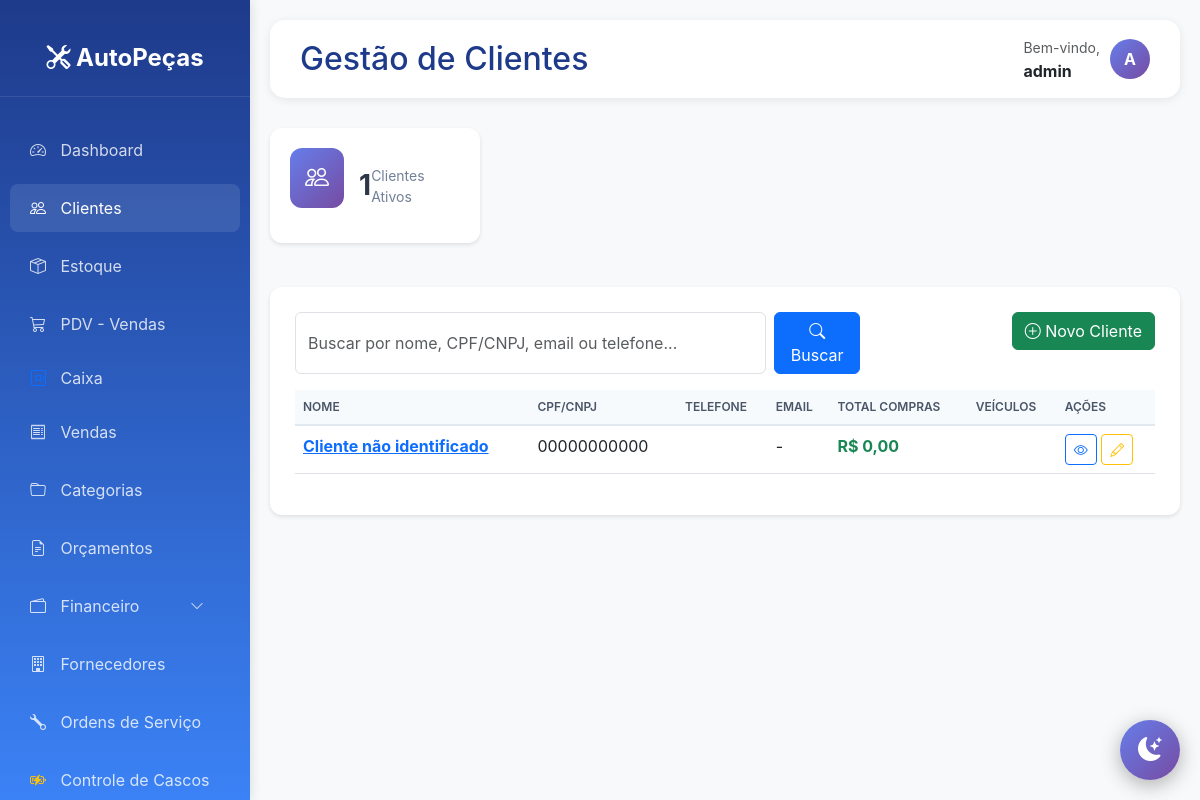
Page /clientes/ (signed in) on the earlier database version.
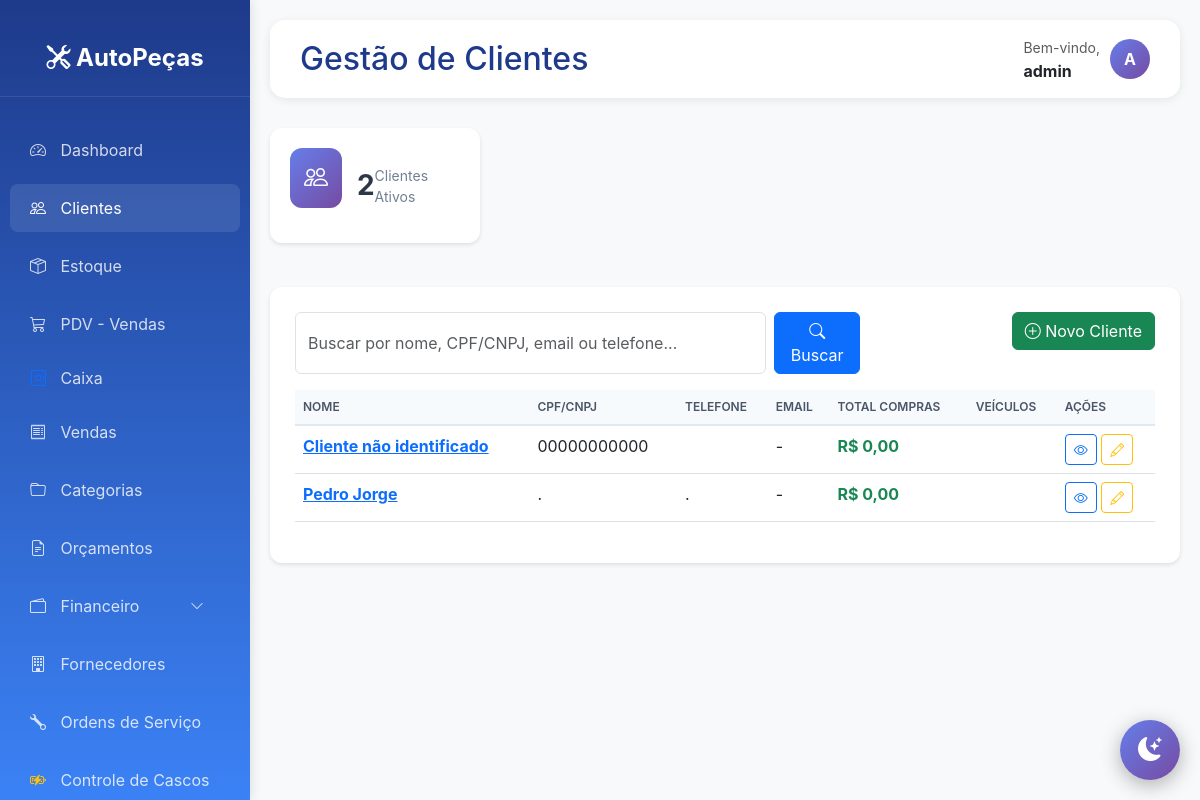
Same page on the later database version.
### clientes/models.py (models this page shows, shortened)
class Cliente(models.Model):
    TIPO_CHOICES = [
        ('F', 'Pessoa Física'),
        ('J', 'Pessoa Jurídica'),
    ]
    tipo = models.CharField(max_length=1, choices=TIPO_CHOICES, default='F')
    nome = models.CharField(max_length=200)
    cpf_cnpj = models.CharField(max_length=18, unique=True)
    rg_ie = models.CharField(max_length=20, blank=True, null=True)
    telefone = models.CharField(max_length=15)
    celular = models.CharField(max_length=15, blank=True, null=True)
    email = models.EmailField(blank=True, null=True)
    cep = models.CharField(max_length=9)
    logradouro = models.CharField(max_length=200)
    numero = models.CharField(max_length=10)
    complemento = models.CharField(max_length=100, blank=True, null=True)
    bairro = models.CharField(max_length=100)
    cidade = models.CharField(max_length=100)
    estado = models.CharField(max_length=2)
    limite_credito = models.DecimalField(max_digits=10, decimal_places=2, default=0)
    observacoes = models.TextField(blank=True, null=True)
    ativo = models.BooleanField(default=True)
    data_cadastro = models.DateTimeField(auto_now_add=True)
    data_atualizacao = models.DateTimeField(auto_now=True)
    class Meta:
        verbose_name = 'Cliente'
        verbose_name_plural = 'Clientes'
        ordering = ['nome']

### core/views.py (the view)
# urls.py: path('clientes/', core_views.lista_clientes, name='lista_clientes'),
@login_required
def lista_clientes(request):
    busca = request.GET.get('busca', '')
    tipo = request.GET.get('tipo', '')
    ativo = request.GET.get('ativo', '')
    clientes = Cliente.objects.all()
    if busca:
        clientes = busca_fuzzy(clientes, ['nome', 'cpf_cnpj', 'telefone', 'email'], busca)
    if tipo:
        clientes = clientes.filter(tipo=tipo)
    if ativo:
        clientes = clientes.filter(ativo=ativo == 'true')
    clientes = clientes.order_by('nome')
    paginator = Paginator(clientes, 20)
    page_number = request.GET.get('page')
    page_obj = paginator.get_page(page_number)
    context = {
        'page_obj': page_obj,
        'busca': busca,
        'tipo_selecionado': tipo,
        'ativo_selecionado': ativo,
        'total_clientes': clientes.count(),
    }
    return render(request, 'core/clientes_lista.html', context)

### templates/core/clientes_lista.html (shortened to what this page needs)
{% extends 'base.html' %}
{% block page_title %}Gestão de Clientes{% endblock %}
{% block content %}
<div class="row mb-4">
    <div class="col-md-3">
        <div class="stat-card primary">
            <div class="icon">
                <i class="bi bi-people"></i>
            </div>
            <h3>{{ total_clientes }}</h3>
            <p>Clientes Ativos</p>
        </div>
    </div>
</div>
<div class="table-card">
    <div class="row mb-3">
        <div class="col-md-8">
            <form method="get" class="d-flex">
                <input type="text" name="busca" class="form-control" placeholder="Buscar por nome, CPF/CNPJ, email ou telefone..." value="{{ busca }}">
                <button type="submit" class="btn btn-primary ms-2">
                    <i class="bi bi-search"></i> Buscar
                </button>
            </form>
        </div>
        <div class="col-md-4 text-end">
            <a href="/admin/clientes/cliente/add/" class="btn btn-success">
                <i class="bi bi-plus-circle"></i> Novo Cliente
            </a>
        </div>
    </div>
    <div class="table-responsive">
        <table class="table table-hover">
            <thead>
                <tr>
                    <th>Nome</th>
                    <th>CPF/CNPJ</th>
                    <th>Telefone</th>
                    <th>Email</th>
                    <th>Total Compras</th>
                    <th>Veículos</th>
                    <th>Ações</th>
                </tr>
            </thead>
            <tbody>
                {% for cliente in page_obj %}
                <tr>
                    <td>
                        <a href="{% url 'detalhe_cliente' cliente.id %}">
                            <strong>{{ cliente.nome }}</strong>
                        </a>
                    </td>
                    <td>{{ cliente.cpf_cnpj }}</td>
                    <td>{{ cliente.telefone }}</td>
                    <td>{{ cliente.email|default:"-" }}</td>
                    <td><strong class="text-success">R$ {{ cliente.total_compras|default:0|floatformat:2 }}</strong></td>
                    <td>
                    </td>
                    <td>
                        <a href="{% url 'detalhe_cliente' cliente.id %}" class="btn btn-sm btn-outline-primary" title="Ver Detalhes">
                            <i class="bi bi-eye"></i>
                        </a>
                        <a href="/admin/clientes/cliente/{{ cliente.id }}/change/" class="btn btn-sm btn-outline-warning" title="Editar">
                            <i class="bi bi-pencil"></i>
                        </a>
                    </td>
                </tr>
                {% endfor %}
            </tbody>
        </table>
    </div>
</div>
{% endblock %}

Differences in the rows shown:
added Cliente: nome "Pedro Jorge", cpf_cnpj ".", telefone ".", email "-", total_compras "0,00"
Other differences:
{{ total_clientes }}: "1" → "2"
